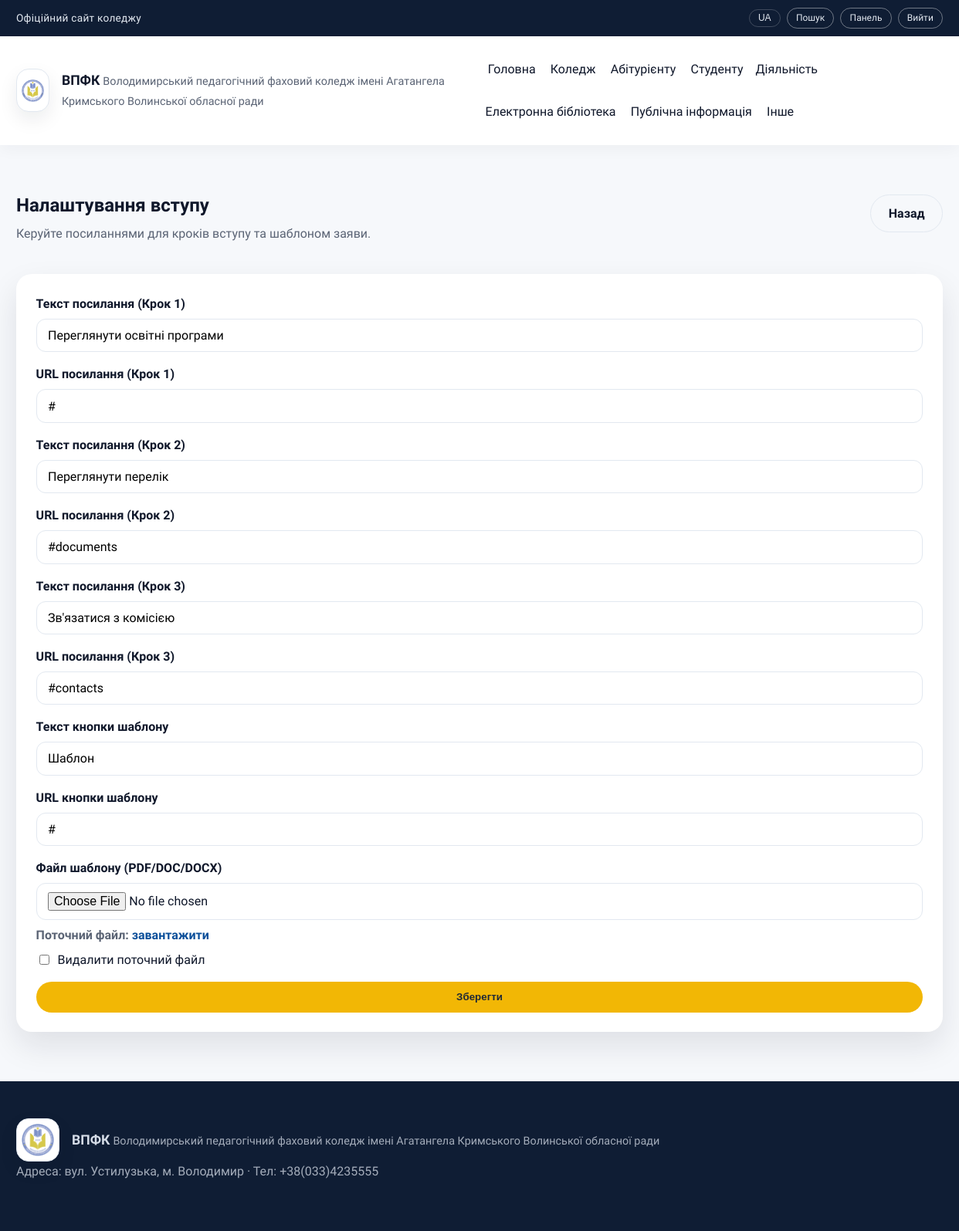
/admin/admissions-settings (signed in), run on the app's committed database.
### tables this page shows
CREATE TABLE menu_items (
          id INTEGER PRIMARY KEY AUTOINCREMENT,
          parent_id INTEGER,
          title TEXT NOT NULL,
          url TEXT NOT NULL,
          sort_order INTEGER NOT NULL DEFAULT 0,
          FOREIGN KEY(parent_id) REFERENCES menu_items(id)
        );

CREATE TABLE site_settings (
          key TEXT PRIMARY KEY,
          value TEXT NOT NULL,
          updated_at TEXT NOT NULL
        );

### app.py (the view, shortened to what this page needs)
@app.route("/admin/admissions-settings", methods=["GET", "POST"])
@role_required("owner", "admin", "editor")
def admin_admissions_settings():
    def normalized(value: Optional[str], fallback: str) -> str:
        if value is None:
            return fallback
        stripped = value.strip()
        return stripped if stripped else fallback
    template_path = get_site_setting("admissions_template_path", "")
    template_url = uploads_url(template_path) if template_path else ""
    settings = {
        "step1_text": get_site_setting("admissions_step1_text", "Переглянути освітні програми"),
        "step1_url": get_site_setting("admissions_step1_url", url_for("courses")),
        "step2_text": get_site_setting("admissions_step2_text", "Переглянути перелік"),
        "step2_url": get_site_setting("admissions_step2_url", "#documents"),
        "step3_text": get_site_setting("admissions_step3_text", "Зв'язатися з комісією"),
        "step3_url": get_site_setting("admissions_step3_url", "#contacts"),
        "template_text": get_site_setting("admissions_template_text", "Шаблон"),
        "template_url": get_site_setting("admissions_template_url", "#"),
        "template_path": template_path,
        "template_download_url": template_url,
    }
    return render_template("admin/admissions_settings.html", settings=settings, active_title="")

### app.py (called while the page is built)
def _upload_folder_posix() -> str:
    return UPLOAD_FOLDER.replace("\\", "/").strip("/")

def normalize_upload_ref(path: str | None) -> str | None:
    if not path:
        return None
    posix = str(path).replace("\\", "/")
    marker = _upload_folder_posix() + "/"
    if posix.startswith(marker):
        return posix[len(marker):].lstrip("/")
    if marker in posix:
        return posix.split(marker, 1)[1].lstrip("/")
    return posix.lstrip("/")

def uploads_url(path: str | None) -> str:
    rel = normalize_upload_ref(path)
    if not rel:
        return ""
    return url_for("uploaded_files", filename=rel)

def get_db() -> sqlite3.Connection:
    if "db" not in g:
        conn = sqlite3.connect(DB_PATH)
        conn.row_factory = sqlite3.Row
        g.db = conn
    return g.db

def query_db(query: str, args: tuple = (), one: bool = False):
    db = get_db()
    cursor = db.execute(query, args)
    rows = cursor.fetchall()
    cursor.close()
    if one:
        return rows[0] if rows else None
    return rows

def get_site_setting(key: str, default: str = "") -> str:
    row = query_db("SELECT value FROM site_settings WHERE key = ?", (key,), one=True)
    if row and row["value"] is not None:
        return str(row["value"])
    return default

def build_menu_tree(rows: List[sqlite3.Row]) -> List[dict]:
    items: Dict[int, dict] = {}
    roots: List[dict] = []
    for row in rows:
        items[row["id"]] = {
            "id": row["id"],
            "parent_id": row["parent_id"],
            "title": row["title"],
            "url": row["url"],
            "sort_order": row["sort_order"],
            "children": [],
        }
    for item in items.values():
        parent_id = item["parent_id"]
        if parent_id and parent_id in items:
            items[parent_id]["children"].append(item)
        else:
            roots.append(item)
    def sort_items(nodes: List[dict]) -> List[dict]:
        nodes.sort(key=lambda n: (n["sort_order"], n["title"]))
        for node in nodes:
            node["children"] = sort_items(node["children"])
        return nodes
    return sort_items(roots)

def get_menu_tree() -> List[dict]:
    rows = query_db("SELECT * FROM menu_items ORDER BY sort_order, title")
    return build_menu_tree(rows)

@app.context_processor
def inject_globals():
    return {
        "menu_items": get_menu_tree(),
        "current_user": g.get("user"),
    }

### templates/admin/admissions_settings.html (shortened to what this page needs)
{% extends "layout.html" %}
{% block content %}
  <section class="section">
    <div class="container admin-shell">
      <div class="admin-header">
        <div>
          <h1>Налаштування вступу</h1>
          <p>Керуйте посиланнями для кроків вступу та шаблоном заяви.</p>
        </div>
        <a class="btn outline" href="{{ url_for('admin_dashboard') }}">Назад</a>
      </div>
      <div class="admin-card">
        <form method="post" enctype="multipart/form-data" class="form-grid">
          <label class="form-field">
            Текст посилання (Крок 1)
            <input class="input" name="step1_text" type="text" value="{{ settings.step1_text }}" />
          </label>
          <label class="form-field">
            URL посилання (Крок 1)
            <input class="input" name="step1_url" type="text" value="{{ settings.step1_url }}" placeholder="/courses" />
          </label>
          <label class="form-field">
            Текст посилання (Крок 2)
            <input class="input" name="step2_text" type="text" value="{{ settings.step2_text }}" />
          </label>
          <label class="form-field">
            URL посилання (Крок 2)
            <input class="input" name="step2_url" type="text" value="{{ settings.step2_url }}" placeholder="#documents" />
          </label>
          <label class="form-field">
            Текст посилання (Крок 3)
            <input class="input" name="step3_text" type="text" value="{{ settings.step3_text }}" />
          </label>
          <label class="form-field">
            URL посилання (Крок 3)
            <input class="input" name="step3_url" type="text" value="{{ settings.step3_url }}" placeholder="#contacts" />
          </label>
          <label class="form-field">
            Текст кнопки шаблону
            <input class="input" name="template_text" type="text" value="{{ settings.template_text }}" />
          </label>
          <label class="form-field">
            URL кнопки шаблону
            <input class="input" name="template_url" type="text" value="{{ settings.template_url }}" placeholder="#" />
          </label>
          <label class="form-field">
            Файл шаблону (PDF/DOC/DOCX)
            <input class="input" type="file" name="template_file" accept=".pdf,.doc,.docx" />
            {% if settings.template_download_url %}
              <div class="muted">Поточний файл: <a class="link" href="{{ settings.template_download_url }}">завантажити</a></div>
            {% endif %}
            {% if settings.template_path %}
              <label style="display:flex; gap:.5rem; align-items:center; font-weight:500;">
                <input type="checkbox" name="remove_template_file" value="1" />
                Видалити поточний файл
              </label>
            {% endif %}
          </label>
          <button class="btn primary" type="submit">Зберегти</button>
        </form>
      </div>
    </div>
  </section>
{% endblock %}

### templates/_menu.html (shortened to what this page needs)
{% macro render_menu(items, active_title=None, level=0) %}
  {% for item in items %}
    {% set active_class = "nav-highlight" if item.title == active_title else "" %}
    {% if item.children %}
      <div class="nav-item has-submenu submenu-level-{{ level }}">
        <span class="nav-title {{ active_class }}">{{ item.title }}</span>
      </div>
    {% else %}
      <a href="{{ item.url or '#' }}" class="{{ active_class }}">{{ item.title }}</a>
    {% endif %}
  {% endfor %}
{% endmacro %}

### static/css/styles.css (style rules this page uses)
:root { color-scheme: light; --bg: #f6f8fb; --surface: #ffffff; --surface-2: #eef2f8; --text: #0f172a; --muted: #5b6475; --primary: #0b4f9a; --primary-700: #083b73; --secondary: #0e7c66; --accent: #f2b705; --border: #e2e8f0; --shadow: 0 18px 40px rgba(15, 23, 42, 0.1); --radius-lg: 20px; --radius-md: 14px; --radius-sm: 10px; --container: 1200px; }
*, *::before, *::after { box-sizing: border-box; }
body { margin: 0; font-family: "Source Sans 3", "Inter", "Roboto", "Segoe UI", sans-serif; font-size: 16px; line-height: 1.6; color: var(--text); background: var(--bg); }
a { color: inherit; text-decoration: none; }
h1, h2, h3 { margin: 0 0 0.4em; line-height: 1.2; }
p { margin: 0 0 1rem; color: var(--muted); }
.container { width: min(100% - 2.5rem, var(--container)); margin: 0 auto; }
.section { padding: 4rem 0; }
.site-nav a { padding: 0.4rem 0.2rem; color: var(--text); position: relative; }
.site-nav a::after { content: ""; position: absolute; left: 0; bottom: -0.2rem; width: 0%; height: 2px; background: var(--primary); transition: width 0.3s ease; }
.nav-item { position: relative; display: inline-flex; align-items: center; gap: 0.35rem; }
.nav-title { display: inline-block; cursor: default; user-select: none; }
.btn { display: inline-flex; align-items: center; justify-content: center; padding: 0.7rem 1.4rem; border-radius: 999px; border: 1px solid transparent; font-weight: 600; cursor: pointer; transition: transform 0.2s ease, box-shadow 0.2s ease; }
.btn.primary { background: var(--accent); color: #1f2937; }
.btn.outline { background: transparent; border-color: var(--border); color: var(--text); }
.link { color: var(--primary); font-weight: 600; }
.muted { color: var(--muted); }
.admin-shell { display: grid; gap: 1.5rem; }
.admin-header { display: flex; flex-wrap: wrap; align-items: flex-start; justify-content: space-between; gap: 1rem; }
.admin-card { background: var(--surface); padding: 1.6rem; border-radius: var(--radius-lg); box-shadow: var(--shadow); }
.form-grid { display: grid; gap: 1rem; }
.form-field { display: grid; gap: 0.4rem; font-weight: 600; }
.input, .textarea, .select { width: 100%; border-radius: 12px; border: 1px solid var(--border); padding: 0.7rem 0.9rem; font-size: 1rem; font-family: inherit; }

### data on the page
menu_items: title "Головна"
menu_items: title "Коледж"
menu_items: title "Абітурієнту"
menu_items: title "Студенту"
menu_items: title "Діяльність"
menu_items: title "Електронна бібліотека"
menu_items: title "Публічна інформація"
menu_items: title "Інше"
site_settings: step1_text "Переглянути освітні програми"
site_settings: step2_text "Переглянути перелік"
site_settings: step2_url "#documents"
site_settings: step3_text "Зв'язатися з комісією"
site_settings: step3_url "#contacts"
site_settings: template_text "Шаблон"
